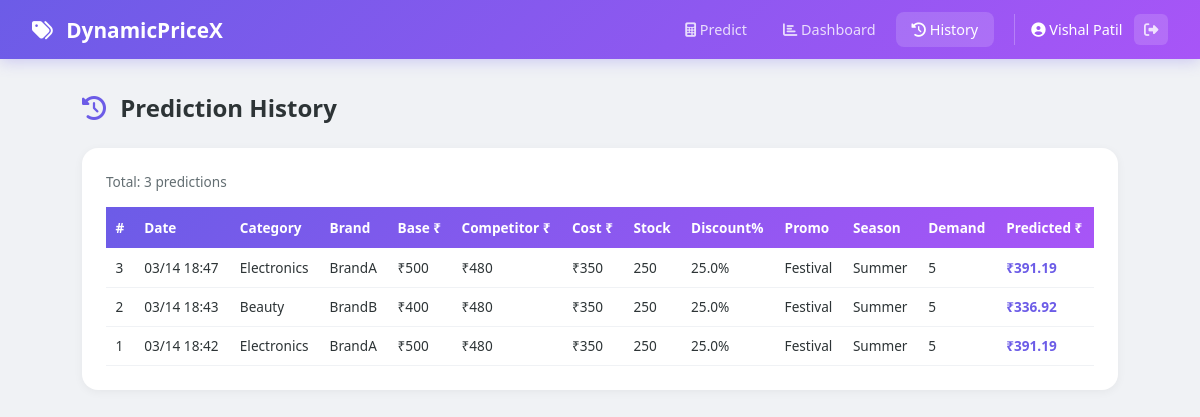
Screenshot of /history (signed in) with the database file from the repository.
### database.py (models this page shows, shortened)
class User(UserMixin, db.Model):
    __tablename__ = 'users'
    id = db.Column(db.Integer, primary_key=True)
    username = db.Column(db.String(80), unique=True, nullable=False)
    email = db.Column(db.String(120), unique=True, nullable=False)
    password_hash = db.Column(db.String(256), nullable=False)
    full_name = db.Column(db.String(150), nullable=True)
    company = db.Column(db.String(150), nullable=True)
    created_at = db.Column(db.DateTime, default=datetime.utcnow)
    last_login = db.Column(db.DateTime, nullable=True)
    predictions = db.relationship('PredictionLog', backref='user', lazy=True)

class PredictionLog(db.Model):
    __tablename__ = 'prediction_logs'
    id = db.Column(db.Integer, primary_key=True)
    user_id = db.Column(db.Integer, db.ForeignKey('users.id'), nullable=False)
    product_category = db.Column(db.String(50))
    brand = db.Column(db.String(50))
    base_price = db.Column(db.Float)
    competitor_price = db.Column(db.Float)
    cost_price = db.Column(db.Float)
    stock_quantity = db.Column(db.Integer)
    daily_views = db.Column(db.Integer)
    daily_sales = db.Column(db.Integer)
    add_to_cart_count = db.Column(db.Integer)
    customer_rating = db.Column(db.Float)
    review_count = db.Column(db.Integer)
    discount_percentage = db.Column(db.Float)
    advertising_spend = db.Column(db.Float)
    promotion_type = db.Column(db.String(50))
    day_of_week = db.Column(db.Integer)
    season = db.Column(db.String(50))
    demand_index = db.Column(db.Integer)
    price_elasticity = db.Column(db.Float)
    predicted_price = db.Column(db.Float)
    created_at = db.Column(db.DateTime, default=datetime.utcnow)

### app.py (the view)
@app.route('/history')
@login_required
def history():
    predictions = PredictionLog.query.filter_by(
        user_id=current_user.id
    ).order_by(PredictionLog.created_at.desc()).all()
    return render_template('history.html', predictions=predictions)

### app.py (called while the page is built)
@login_manager.user_loader
def load_user(user_id):
    return User.query.get(int(user_id))

### templates/history.html (shortened to what this page needs)
<!DOCTYPE html>
<html lang="en">
<head>
    <link rel="stylesheet" href="{{ url_for('static', filename='css/style.css') }}">
    <link rel="stylesheet" href="https://cdnjs.cloudflare.com/ajax/libs/font-awesome/6.5.0/css/all.min.css">
</head>
<body>
    <nav class="navbar">
        <div class="nav-brand"><i class="fas fa-tags"></i> DynamicPriceX</div>
        <div class="nav-links">
            <a href="/"><i class="fas fa-calculator"></i> Predict</a>
            <a href="/dashboard"><i class="fas fa-chart-bar"></i> Dashboard</a>
            <a href="/history" class="active"><i class="fas fa-history"></i> History</a>
            <div class="nav-user">
                <span><i class="fas fa-user-circle"></i> {{ current_user.full_name or current_user.username }}</span>
                <a href="/logout" class="btn-nav-logout"><i class="fas fa-sign-out-alt"></i></a>
            </div>
        </div>
    </nav>
    <div class="container">
        <h1 class="page-title"><i class="fas fa-history"></i> Prediction History</h1>
        {% if predictions %}
        <div class="detail-card full-width">
            <p class="subtitle">Total: {{ predictions|length }} predictions</p>
            <div class="table-scroll">
                <table class="data-table">
                    <thead>
                        <tr>
                            <th>#</th><th>Date</th><th>Category</th><th>Brand</th>
                            <th>Base ₹</th><th>Competitor ₹</th><th>Cost ₹</th>
                            <th>Stock</th><th>Discount%</th><th>Promo</th>
                            <th>Season</th><th>Demand</th>
                            <th>Predicted ₹</th>
                        </tr>
                    </thead>
                    <tbody>
                        {% for p in predictions %}
                        <tr>
                            <td>{{ p.id }}</td>
                            <td>{{ p.created_at.strftime('%m/%d %H:%M') }}</td>
                            <td>{{ p.product_category }}</td>
                            <td>{{ p.brand }}</td>
                            <td>₹{{ "%.0f"|format(p.base_price) }}</td>
                            <td>₹{{ "%.0f"|format(p.competitor_price) }}</td>
                            <td>₹{{ "%.0f"|format(p.cost_price) }}</td>
                            <td>{{ p.stock_quantity }}</td>
                            <td>{{ p.discount_percentage }}%</td>
                            <td>{{ p.promotion_type }}</td>
                            <td>{{ p.season }}</td>
                            <td>{{ p.demand_index }}</td>
                            <td class="price-col"><strong>₹{{ "%.2f"|format(p.predicted_price) }}</strong></td>
                        </tr>
                        {% endfor %}
                    </tbody>
                </table>
            </div>
        </div>
        {% else %}
        <div class="no-model">
            <i class="fas fa-inbox fa-3x"></i>
            <h2>No Predictions Yet</h2>
            <p>Go to <a href="/">Predict</a> to make your first prediction.</p>
        </div>
        {% endif %}
    </div>
</body>
</html>

### static/css/style.css (style rules this page uses)
* { margin: 0; padding: 0; box-sizing: border-box; }
:root { --primary: #6c5ce7; --primary-dark: #5a4bd1; --gradient: linear-gradient(135deg, #6c5ce7, #a855f7); --bg: #f0f2f5; --card: #ffffff; --text: #2d3436; --text-light: #636e72; --border: #dfe6e9; --success: #00b894; --warning: #fdcb6e; --danger: #e17055; --info: #0984e3; }
body { font-family: 'Segoe UI', system-ui, -apple-system, sans-serif; background: var(--bg); color: var(--text); min-height: 100vh; }
.navbar { background: var(--gradient); padding: 0.75rem 2rem; display: flex; justify-content: space-between; align-items: center; position: sticky; top: 0; z-index: 100; box-shadow: 0 2px 15px rgba(108,92,231,0.3); }
.nav-brand { color: white; font-size: 1.3rem; font-weight: 700; }
.nav-brand i { margin-right: 0.5rem; }
.nav-links { display: flex; align-items: center; gap: 0.25rem; }
.nav-links a { color: rgba(255,255,255,0.8); text-decoration: none; padding: 0.5rem 1rem; border-radius: 8px; font-size: 0.9rem; font-weight: 500; transition: all 0.3s; }
.nav-links a:hover, .nav-links a.active { color: white; background: rgba(255,255,255,0.15); }
.nav-user { display: flex; align-items: center; gap: 0.75rem; margin-left: 1rem; padding-left: 1rem; border-left: 1px solid rgba(255,255,255,0.25); color: white; font-size: 0.9rem; }
.btn-nav-logout { background: rgba(255,255,255,0.15) !important; padding: 0.4rem 0.6rem !important; border-radius: 6px !important; }
.container { max-width: 1100px; margin: 0 auto; padding: 2rem; }
.page-title { font-size: 1.5rem; margin-bottom: 1.5rem; color: var(--text); }
.page-title i { color: var(--primary); margin-right: 0.5rem; }
.detail-card { background: white; border-radius: 16px; padding: 1.5rem; box-shadow: 0 2px 10px rgba(0,0,0,0.05); }
.detail-card.full-width { grid-column: 1 / -1; }
.subtitle { color: var(--text-light); font-size: 0.85rem; margin-bottom: 1rem; }
.table-scroll { overflow-x: auto; }
.data-table { width: 100%; border-collapse: collapse; font-size: 0.85rem; }
.data-table thead { background: var(--gradient); color: white; }
.data-table th { padding: 0.7rem 0.6rem; font-weight: 600; text-align: left; white-space: nowrap; }
.data-table td { padding: 0.6rem; border-bottom: 1px solid #f0f2f5; }
.price-col { color: var(--primary); font-weight: 700; }

### rows the page displays
User: full_name "Vishal Patil"
PredictionLog: id "3", created_at "03/14 18:47", product_category "Electronics", brand "BrandA", base_price "500", competitor_price "480", cost_price "350", stock_quantity "250", discount_percentage "25.0", promotion_type "Festival", season "Summer", demand_index "5", predicted_price "391.19"
PredictionLog: id "2", created_at "03/14 18:43", product_category "Beauty", brand "BrandB", base_price "400", competitor_price "480", cost_price "350", stock_quantity "250", discount_percentage "25.0", promotion_type "Festival", season "Summer", demand_index "5", predicted_price "336.92"
PredictionLog: id "1", created_at "03/14 18:42", product_category "Electronics", brand "BrandA", base_price "500", competitor_price "480", cost_price "350", stock_quantity "250", discount_percentage "25.0", promotion_type "Festival", season "Summer", demand_index "5", predicted_price "391.19"

### other values shown
{{ predictions|length }} "3"
